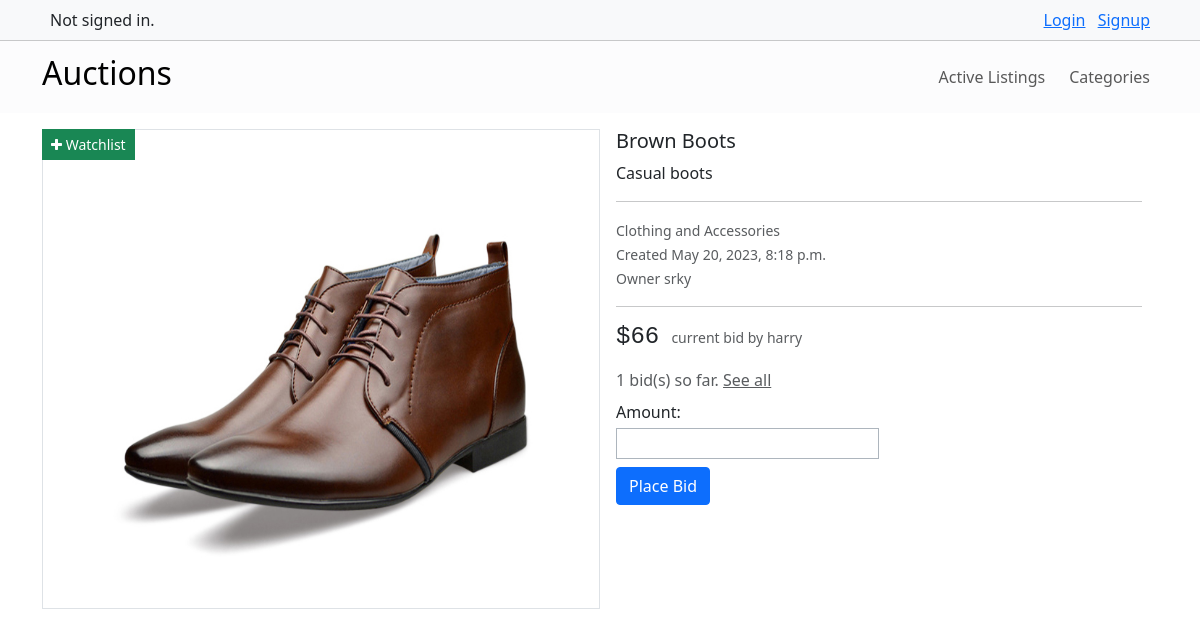
The app's page /2/, older data.
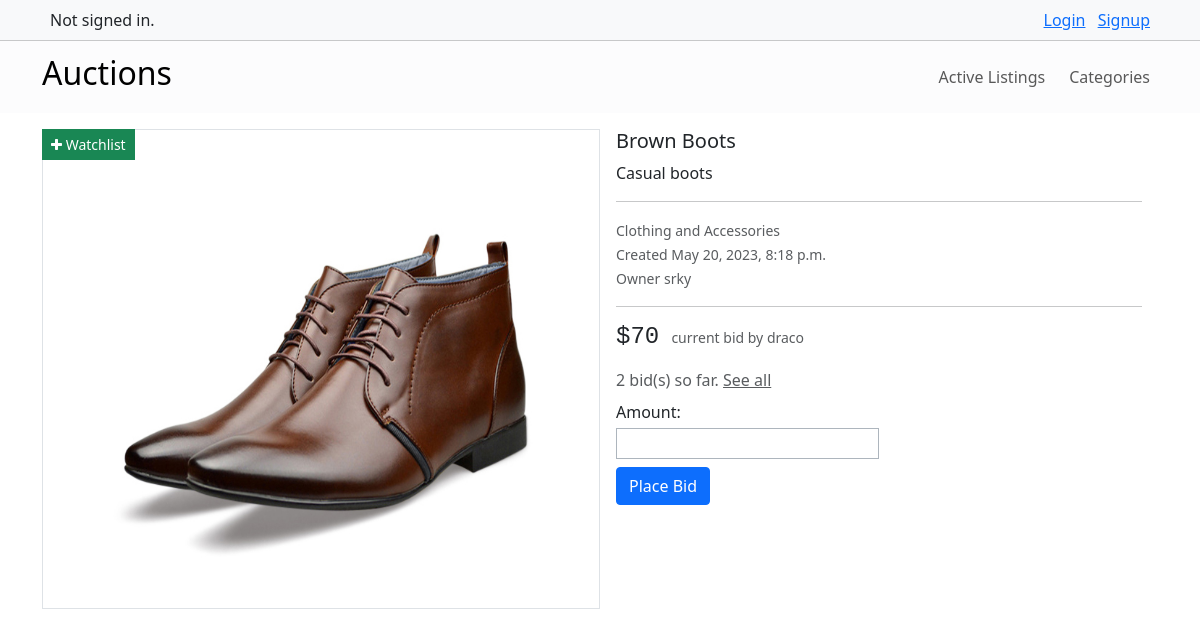
The same page, newer data.
### auctions/models.py (models this page shows, shortened)
class Bid(models.Model):
    amount = models.IntegerField()
    date_created = models.DateTimeField(default=datetime.datetime.now())
    bidder = models.ForeignKey(User, on_delete=models.CASCADE, related_name="biddings")
    auction = models.ForeignKey(AuctionListing, on_delete=models.CASCADE, related_name="bids")

class User(AbstractUser):
    pass

### auctions/views.py (the view)
# urls.py: path("<int:listing_id>/", views.view_listing, name="view_listing"),
def view_listing(request, listing_id):
    listing = AuctionListing.objects.get(pk=listing_id)
    bids = listing.bids.all()
    current_bid = bids.order_by("-amount").first()
    if listing.is_closed:
        return render(request, "auctions/closed-listing.html", {
            "listing": listing,
            "bids": bids,
            "winner_bid": current_bid
        })
    if request.user.is_authenticated:
        watchlist = Watchlist.objects.filter(user=request.user, auction=listing).first()
    else:
        watchlist = None
    form = PlaceBidForm()
    return render(request, "auctions/listing.html", {
        "listing": listing,
        "current_bid": current_bid,
        "bids": bids,
        "watchlist": watchlist,
        "form": form
    })

### auctions/forms.py
class PlaceBidForm(ModelForm):
    class Meta:
        model = Bid
        fields = ["amount"]
        widgets = {
            "amount": NumberInput(attrs={"class": "form-control form-control-sm w-50 my-1 rounded-0 border-dark-subtle"})
        }

### auctions/models.py (called while the page is built)
    def __str__(self):
        return self.name

### auctions/templates/auctions/listing.html (shortened to what this page needs)
{% extends "auctions/layout.html" %}
{% block body %}
    <div class="card mb-3 border-0 w-100 position-relative">
        {% if watchlist %}
            <a class="btn btn-danger btn-sm rounded-0 position-absolute" href="{% url 'watchlist' listing.id %}"><i class="fa fa-close"></i> Watchlist</a>
        {% else %}
            <a class="btn btn-success btn-sm rounded-0 position-absolute" href="{% url 'watchlist' listing.id %}"><i class="fa fa-plus"></i> Watchlist</a>
        {% endif %}
        <div class="row g-0">
            <div class="col-md-6 border rounded-0 d-flex justify-content-center overflow-hidden" style="height: 30rem;">
                <img src="{{ listing.image.url }}" class="img-fluid" alt="listing-image">
            </div>
            <div class="col-md-6">
                <div class="card-body py-0 overflow-y-auto" style="height: 30rem;">
                    <h5 class="card-title">{{ listing.title }}</h5>
                    <p class="card-text my-0">{{ listing.description }}</p>
                    <hr>
                    <p class="card-text my-0"><small class="text-body-secondary">{{ listing.category }}</small></p>
                    <p class="card-text my-0"><small class="text-body-secondary">Created {{ listing.date_created }}</small></p>
                    <p class="card-text my-0">
                        <small class="text-body-secondary">{% if listing.owner == request.user %}Your listing{% else %}Owner {{ listing.owner }}{% endif %}</small>
                    </p>
                    <hr>
                    <p class="card-text">
                        {% if current_bid %}
                            <span class="h4 font-monospace">${{ current_bid.amount }}</span> <small class="text-muted mx-2">current bid by {{ current_bid.bidder }}</small>
                        {% else %}
                            <span class="h4 font-monospace">${{ listing.starting_bid }}</span>
                        {% endif %}
                    </p>
                    <p class="card-text text-muted mb-1">
                        {{ bids.count }} bid(s) so far. {% if current_bid.bidder == request.user %} Your bid is the current bid. {% endif %}
                        <a href="#" class="card-link text-muted">See all</a>
                    </p>
                    {% if request.user == listing.owner %}
                        <form action="{% url 'close_listing' listing.id %}" method="post" class="my-2">
                            {% csrf_token %}
                            <button type="submit" class="btn btn-primary rounded-1">Close Listing</button>
                        </form>
                    {% else %}
                        <form action="{% url 'bid' listing.id %}" method="post" class="my-2">
                            {{ form }}
                            <button type="submit" class="btn btn-primary my-1 rounded-1">Place Bid</button>
                        </form>
                    {% endif %}
                </div>
            </div>
        </div>
    </div>
{% endblock %}

Row changes from the older to the newer data that the page shows:
no longer on this page (row unchanged): Bid: amount "66", bidder "harry"
added Bid: amount "70", bidder "draco"
Text that changed along with them:
{{ bids.count }}: "1" → "2"
